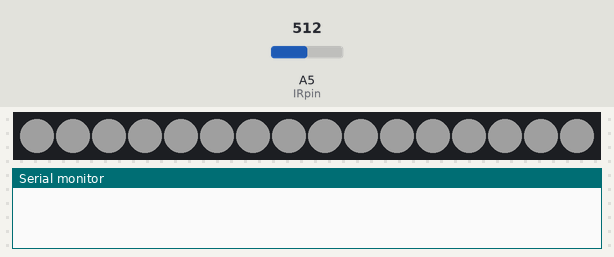
Bench run of a sketch on a simulated Arduino Mega 2560, built with avr-gcc and run on an emulated ATmega2560. Shown: 16 RGB LEDs in strip order, left to right, the last lines printed to the serial monitor. Inputs (shaded band) come from the test bench; at power-on: A5 (IRpin) = 512. Dim RGB values are drawn brighter than linear.

Above: at 0.1 s.
At 2.2 s:
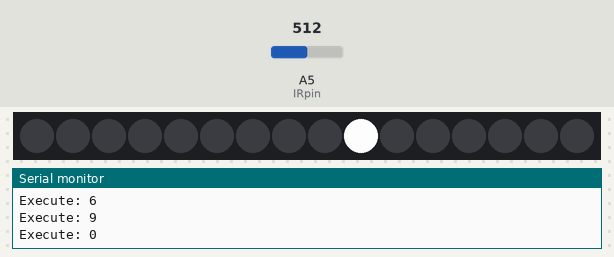
2.3 s: A5 (IRpin) set to 390
3.8 s: A5 (IRpin) set to 511
6.8 s: A5 (IRpin) set to 306
8.3 s: A5 (IRpin) set to 2
10.2 s: A5 (IRpin) set to 0
Timing chart, 0 to 13.2 s (numbered marks = the images above; inputs shaded):
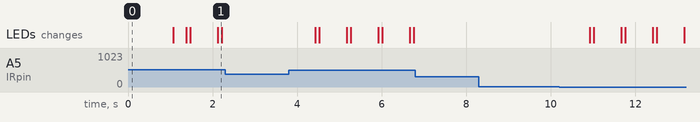

The sketch:

NoteObjectsMidiClassTLC5940Workingv3_swipe_and_play.ino
```cpp
#include "Tlc5940.h"
//channel (0-15), value (0-4095))
class Note{
  public:

    friend void validateTest();
    Note(char noteInput);
    Note(char noteInput, int MIDIvelocity);
    Note(char noteInput, int MIDIvelocity, int octave);
    Note(char noteInput, char sharpFlat, int MIDIvelocity, int octave);
    void validateInput();
    void augmentNote();
    void noteOff();
    void noteOn();
    void executeNoteState();
    void changeNoteOctave(int);
    //checks the array slots to see if ID is already taken, if not fill in a 1 to indicate slot is taken for the moment
    static int IDSlotAssignment[16];
    //array full of Note on array Ids
    static const int arrayOnIds[16];
    static const int arrayOffIds[16];

  private:
    int noteState;
    int setOctave;
    int savedOctave;
    int applyOctave;
    int augmentVal;
    char noteInput;
    char sharpFlat;
    int MIDIvelocity;
    int memberIDOn;
    int memberIDOff;
    int temporaryIDSlotIndex;
};


Note::Note(char noteInput):noteState(0),noteInput(noteInput),sharpFlat(0),MIDIvelocity(100){
  //no octave is applied
  applyOctave = 0;
  //sharp or flat is set to null value
  augmentVal = 0;
  validateInput();
}

Note::Note(char noteInput, int MIDIvelocity):noteState(0),noteInput(noteInput),sharpFlat(0),MIDIvelocity(MIDIvelocity){
  applyOctave = 0;
  augmentVal = 0;
  validateInput();
}

Note::Note(char noteInput, int MIDIvelocity, int octave):noteState(0),noteInput(noteInput),sharpFlat(sharpFlat),setOctave(octave), MIDIvelocity(MIDIvelocity){
  applyOctave = 0;
  augmentVal = 0;
  validateInput();
}

Note::Note(char noteInput, char sharpFlat,int MIDIvelocity, int octave):noteState(0),noteInput(noteInput),sharpFlat(sharpFlat),setOctave(octave),MIDIvelocity(MIDIvelocity){
  applyOctave = 0;
  augmentVal = 0;
  augmentNote();
  validateInput();
}


void Note::changeNoteOctave(int octave){
  noteInput = savedOctave+(octave*12);
}

int Note::IDSlotAssignment[16] = {0,0,0,0,0,0,0,0,0,0,0,0,0,0,0,0};

//note on IDs
const int Note::arrayOnIds[16] = {144,145,146,147,148,149,150,151,152,153,154,155,156,157,158,159};
//corresponding note off IDs
const int Note::arrayOffIds[16] =  {128,129,130,131,132,133,134,135,136,137,138,139,140,141,142,143};

//poly id
void Note::noteOn(){
  if(noteState >= 128 && noteState<= 143  || noteState == 0){
    for(int i = 0; i < 16; i++){
      if(IDSlotAssignment[i] == 0){
        temporaryIDSlotIndex = i; //set index member var
        memberIDOn = arrayOnIds[i];
        memberIDOff = arrayOffIds[i];
        IDSlotAssignment[i]  = 1;
        break;
      }

    }
    Serial.println(memberIDOn);
    noteState = memberIDOn;
    executeNoteState();

  }
}
void Note::noteOff(){
  //note off
  if(noteState >= 144 && noteState < 159)
    //get ready to execute note off by setting noteState to the off value
    noteState = memberIDOff;
    executeNoteState();
    noteState = 0;
    memberIDOn = 0;
    memberIDOff = 0;
    IDSlotAssignment[temporaryIDSlotIndex] = 0;
}

void Note::executeNoteState(){
  Serial3.write(noteState);//send note on or note off command
  Serial3.write(noteInput);//send pitch data
  Serial3.write(MIDIvelocity);//send velocity data
}
void Note::augmentNote(){
  if(sharpFlat == '#')
    augmentVal = 1;
  else if(sharpFlat == 'b')
    augmentVal = -1;
  //if setoctave param is 0 don't do anything with this block
  if(setOctave == 0);
  else
    applyOctave = setOctave*12;
}
//|| !(noteInput >= 'A' && noteInput <= 'G')


//make a friend function
void Note::validateInput(){
  //Serial.println((int)noteInput);
  if(!(noteInput >= 'a' && noteInput <= 'g'))
  {
    Serial.print("Not a valid Note \n");
  }
  else {
    // If you want to check the values that are output
    //remember they will be Mostly Caps because we are setting the midi notes with ascii not the other way around

      switch(noteInput){
       case 'a':
       case 'A':

         noteInput = 69+applyOctave + augmentVal;
         break;

       case 'b':
       case 'B':
         noteInput = 71+applyOctave+augmentVal;
         break;

        case 'c':
        case 'C':
          noteInput = 72+applyOctave+augmentVal;
         break;

       case 'd':
       case 'D':
         noteInput = 74+applyOctave+augmentVal;
         break;

        case 'e':
        case 'E':
          noteInput = 76+applyOctave+augmentVal;
          break;

       case 'f':
       case 'F':
         noteInput = 77+applyOctave+augmentVal;
         break;

        case 'g':
        case 'G':
          noteInput = 79+applyOctave+augmentVal;
          break;

       default:
         noteInput = 69+applyOctave+augmentVal;
         break;
      }
      savedOctave = noteInput;
  }
}


int IRpin = 5;
int delayRate = 60;
//Note note1('a', 40); note,velocity

//Note note1('a', 40, 2); note,velocity,octave

//.changeNoteOctave(2)
//Note(char noteInput, char sharpFlat,int MIDIvelocity, int octave) note, # or b , velocity, octave
  Note note1('a', 24);
  //Note note1point5('a','#', 40, 1);
  Note note2point5('b','b', 40, 0);
  Note note2('b', 80);

  Note note3('c', 23);
  Note note4('d', 18);
  Note note5('e', 30);
  Note note6('f', 14);
  Note note7('g', 20);

void setup() {
  Serial3.begin(31250);
  Serial.begin(9600);

  pinMode(IRpin, INPUT);

  Tlc.init(500);
  delay(1000);
  Tlc.clear();


}

float mappedInputValue(float y){
  //Serial.print("y in: ");
  //Serial.println(y);
  y = constrain(y , 1 , 2000 );
  //Serial.print("\n y after constrain: ");
  //Serial.println(y);

  y = map(y, 500,  1000, 4095 , 50);
   y = constrain(y , 100 , 4095 );
  //Serial.println(y);

  return y;
}


long timerSetTwo = 10000;// set timer to start at 10 seconds after program start
long timerTwoInterval = 10000; // set timer to start at 10 seconds
boolean executeAnimation = 0;

long timerAnimationTimer = 1000;
long timerAnimationInterval = 60;


int count = 0;


int delayAmount = 40;
int dimAmount = 4095;

int cycle = 0;
boolean isOn = false;


boolean runThrough = 0;

 boolean isOnTheremin = 0;

void loop() {

  unsigned long currentMillis = millis();

  float volts = analogRead(IRpin)*0.0048828125;   // value from sensor * (5/1024) - if running 3.3.volts then change 5 to 3.3
  float distance = (65*pow(volts, -1.10));          // worked out from graph 65 = theretical distance / (1/Volts)S - luckylarry.co.uk
  float y = map(distance, 20, 90, 1, 4095);
  //Serial.println(y);


if(y < 400 && isOnTheremin == 0){
   note1.noteOn();
   note3.noteOn();
   note5.noteOn();
  isOnTheremin =1;

}
else if(y > 400 &&isOnTheremin == 1){
     note1.noteOff();
     note3.noteOff();
     note5.noteOff();
     isOnTheremin = 0;
}


if(y < 400 && executeAnimation == 0) {
    timerSetTwo = currentMillis;
    timerAnimationTimer = currentMillis;
    executeAnimation = 1;
}
else if(y > 400) {
    executeAnimation = 0;
}

if(executeAnimation == 1 && y < 400){

  if(currentMillis - timerAnimationTimer > timerAnimationInterval){
    Serial.print("Execute: ");
    Serial.println(count);
     timerAnimationTimer = currentMillis;


   if(runThrough == 0){
    Tlc.set(count, 4000);
    Tlc.update();
     count+=3;

     if(count > 10){
       count = 0;
       runThrough = 1;
   }


   }
   else if(runThrough == 1){
      Tlc.set(count, 0);
    Tlc.update();
     count+=3;

    if(count > 10){
       count = 0;
       runThrough = 0;
   }
   }
  }
}


  if(count > 0){
    count == 0;

    for(int i = 0; i < 15; i ++){
     Tlc.set(i, 0);
     Tlc.update();
    }
  }


}
```

Measured:
- after the input at 2.3 s, every drawn part: stays the same
- after the input at 6.8 s, every drawn part: stays the same
- after the input at 8.3 s, every drawn part: stays the same
